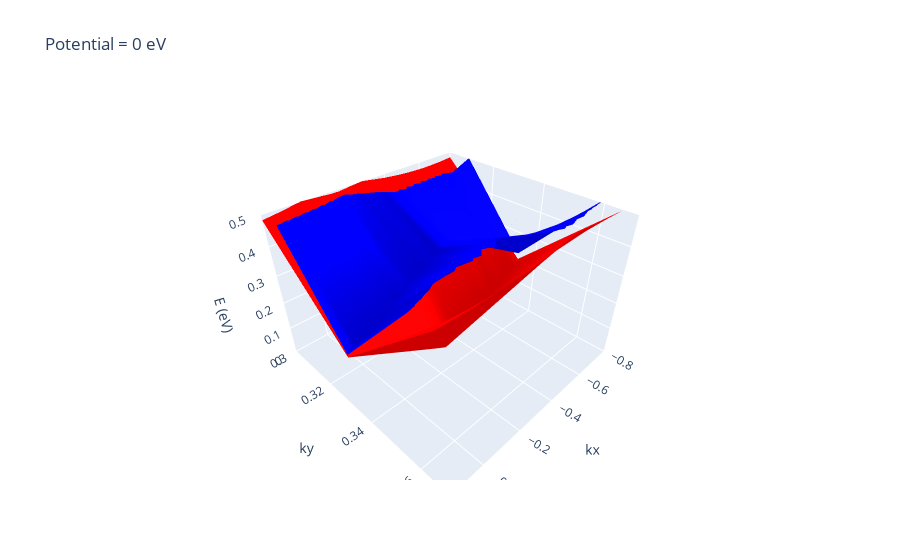

The cell this chart's notebook holds for it:
### Markdown cell above
## Finding minizone boundary

minizone boundary are the points where cb1 and cb2 meet in the presence of an external potential

### Code cell
potentials = ["0",]
e_ranges = [0.5]
for potential, e_range in zip(potentials, e_ranges):
    filename = f"potential_{potential}/bulkek.dat"
    bands = split_data_by_bands(filename)
    cb1 = bands[41]
    cb2 = bands[42]

    fig = go.Figure()

    fig.add_trace(go.Mesh3d(x=cb1[:,0], y=cb1[:,1], z=cb1[:,4], color='red'))
    fig.add_trace(go.Mesh3d(x=cb2[:,0], y=cb2[:,1], z=cb2[:,4], color='blue'))

    fig.update_layout(scene=dict(
                    xaxis=dict(title='kx', showgrid=True,range=[-0.8,0.16]),
                    yaxis=dict(title='ky',  showgrid=True,range=[0.30,0.37]),
                    zaxis=dict(title='E (eV)', range=[0,e_range]),),
                    title=f'Potential = {potential} eV')

    fig.show()

### Figure 1 — Plotly figure (JSON) as saved in the notebook; plotly's stock layout.template omitted (floating-point values rounded to 4 significant figures; data arrays with more than 128 entries replaced by an {"elided": "..."} marker saying what was removed)
{"data": [{"color": "red", "type": "mesh3d", "x": {"elided": "12221 float values"}, "y": {"elided": "12221 float values"}, "z": {"elided": "12221 float values"}}, {"color": "blue", "type": "mesh3d", "x": {"elided": "12221 float values"}, "y": {"elided": "12221 float values"}, "z": {"elided": "12221 float values"}}], "layout": {"scene": {"xaxis": {"range": [-0.8, 0.16], "showgrid": true, "title": {"text": "kx"}}, "yaxis": {"range": [0.3, 0.37], "showgrid": true, "title": {"text": "ky"}}, "zaxis": {"range": [0, 0.5], "title": {"text": "E (eV)"}}}, "title": {"text": "Potential = 0 eV"}}}
